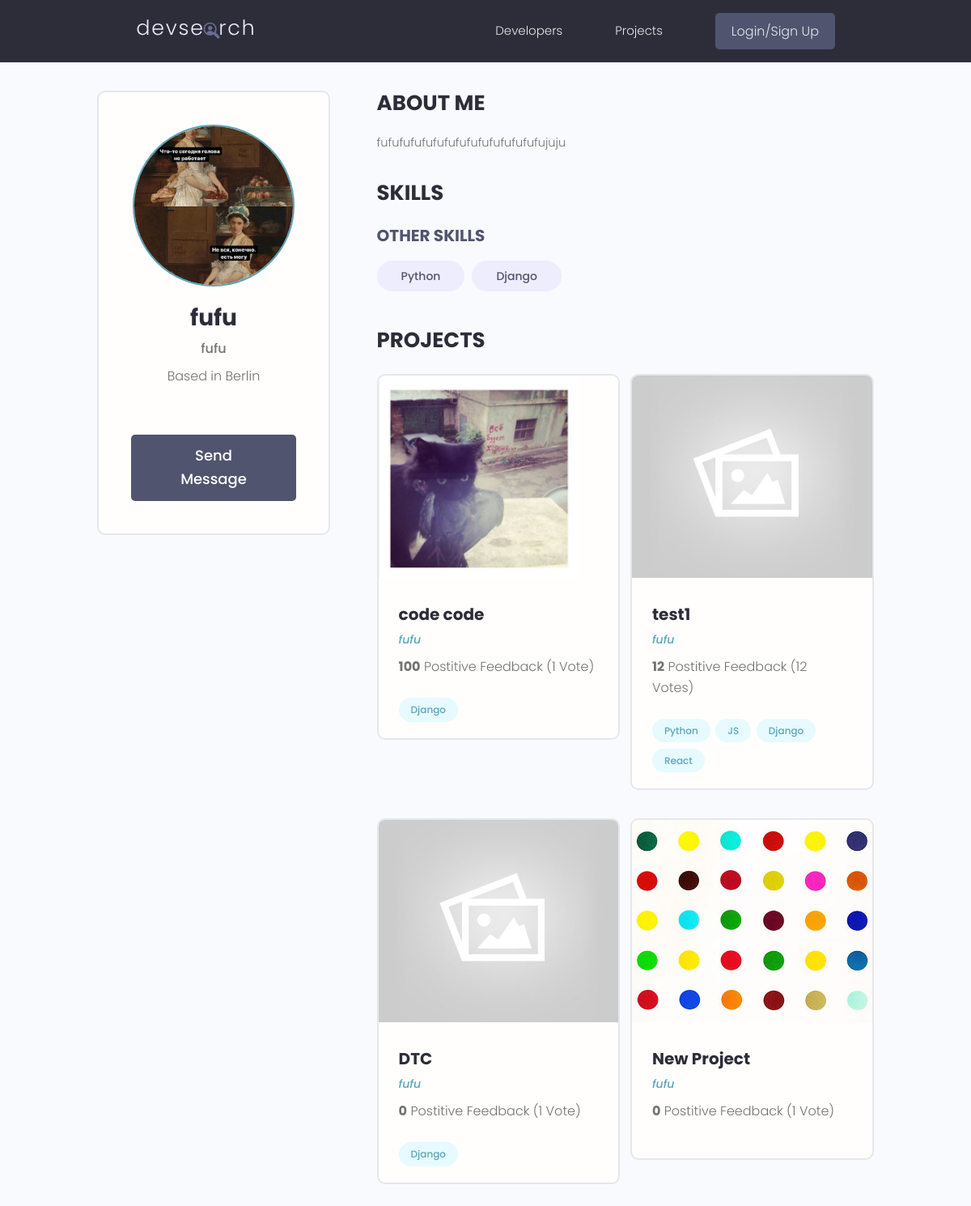
The app's page /profile/dca01acd-01c7-491f-a4ee-a05f64538bec/ with its own data.
### users/models.py (models this page shows, shortened)
class Profile(models.Model):
    user = models.OneToOneField(User, on_delete=models.CASCADE, null=True, blank=True)
    name = models.CharField(max_length=200, blank=True, null=True)
    email = models.EmailField(max_length=500, blank=True, null=True)
    username = models.CharField(max_length=200, blank=True, null=True)
    location = models.CharField(max_length=200, blank=True, null=True)
    short_info = models.CharField(max_length=200, blank=True, null=True)
    bio = models.TextField(blank=True, null=True)
    profile_image = models.ImageField(null=True, blank=True, upload_to='profiles/', default='profiles/user-default.jpg')
    social_github = models.CharField(max_length=200, blank=True, null=True)
    social_twitter = models.CharField(max_length=200, blank=True, null=True)
    social_linkedin = models.CharField(max_length=200, blank=True, null=True)
    social_youtube = models.CharField(max_length=200, blank=True, null=True)
    social_website = models.CharField(max_length=200, blank=True, null=True)
    created = models.DateTimeField(auto_now_add=True)
    id = models.UUIDField(default=uuid.uuid4, unique=True, primary_key=True, editable=False)

class Skill(models.Model):
    owner = models.ForeignKey(Profile, on_delete=models.CASCADE, null=True, blank=True)
    name = models.CharField(max_length=200, blank=True, null=True)
    description = models.TextField(null=True, blank=True)
    created = models.DateTimeField(auto_now_add=True)
    id = models.UUIDField(default=uuid.uuid4, unique=True, primary_key=True, editable=False)
    def __str__(self):
        return str(self.name)

### projects/models.py (models this page shows, shortened)
class Project(models.Model):
    owner = models.ForeignKey(Profile, null=True, blank=True, on_delete=models.SET_NULL)
    title = models.CharField(max_length=200)
    description = models.TextField(null=True, blank=True)
    featured_image = models.ImageField(null=True, blank=True, default="default.jpg")
    demo_link = models.CharField(max_length=2000, null=True, blank=True)
    source_link = models.CharField(max_length=2000, null=True, blank=True)
    tags = models.ManyToManyField('Tag', blank=True)
    vote_total = models.IntegerField(default=0, null=True, blank=True)
    vote_ratio = models.IntegerField(default=0, null=True, blank=True)
    created = models.DateTimeField(auto_now_add=True)
    id = models.UUIDField(default=uuid.uuid4, unique=True, primary_key=True, editable=False)
    class Meta:
        ordering = ['-vote_ratio', '-vote_total', 'title']

class Tag(models.Model):
    name = models.CharField(max_length=200)
    created = models.DateTimeField(auto_now_add=True)
    id = models.UUIDField(default=uuid.uuid4, unique=True, primary_key=True, editable=False)
    def __str__(self):
        return self.name

### users/views.py (the view)
# urls.py: path('profile/<str:pk>/', views.userProfile, name="user-profile" ),
def userProfile(request, pk):
    profile = Profile.objects.get(id=pk)
    topSkills = profile.skill_set.exclude(description__exact="")
    otherSkills = profile.skill_set.filter(description="")
    context = {'profile': profile, 'topSkills': topSkills, 'otherSkills': otherSkills}
    return render(request, 'users/user-profile.html', context)

### users/templates/users/user-profile.html (shortened to what this page needs)
{% extends 'main.html' %}
{% block content %}
  <main class="profile my-md">
    <div class="container">
      <div class="layout">
        <div class="column column--1of3">
          <div class="card text-center">
            <div class="card__body dev">
              <img class="avatar avatar--xl" src="{{ profile.profile_image.url}}" />
              <h2 class="dev__name">{{profile.name}}</h2>
              <p class="dev__title">{{profile.short_info}}</p>
              <p class="dev__location">Based in {{profile.location}}</p>
              {% if request.user.profile.id != profile.id %}
              <a href="{% url 'create-message' profile.id %}" class="btn btn--sub btn--lg">Send Message </a>
              {% endif %}
            </div>
          </div>
        </div>
        <div class="column column--2of3">
          <div class="devInfo">
            <h3 class="devInfo__title">About Me</h3>
            <p class="devInfo__about">
              {{profile.bio}}
            </p>
          </div>
          <div class="devInfo">
            <h3 class="devInfo__title">Skills</h3>
            <div class="devInfo__skills">
              <h3 class="devInfo__subtitle">Other Skills</h3>
              <div class="devInfo__otherSkills">
                {% for skill in otherSkills%}
                <span class="tag tag--pill tag--sub tag--lg">
                  <small>{{skill}}</small>
                </span>
                {% endfor %}
              </div>
            </div>
          </div>
          <div class="devInfo">
            <h3 class="devInfo__title">Projects</h3>
            <div class="grid grid--two">
            {% for project in profile.project_set.all %}
              <div class="column">
                <div class="card project">
                  <a href="{% url 'project' project.id %}" class="project">
                    <img class="project__thumbnail" src="{{project.featured_image.url}}" alt="project thumbnail" />
                    <div class="card__body">
                      <h3 class="project__title">{{project.title}}</h3>
                      <p><a class="project__author" href="{% url 'user-profile' project.owner.id %}">{{project.owner.name}}</a></p>
                      <p class="project--rating">
                        <span style="font-weight: bold;">{{project.vote_ratio}}</span> Postitive
                        Feedback ({{project.vote_total}} Vote{{project.vote_total|pluralize:"s"}})
                      </p>
                      <div class="project__tags">
                        {% for tag in project.tags.all %}
                        <span class="tag tag--pill tag--main">
                            <small>{{ tag }}</small>
                        </span>
                        {% endfor %}
                      </div>
                    </div>
                  </a>
                </div>
              </div>
              {% endfor %}
            </div>
          </div>
        </div>
      </div>
    </div>
  </main>
{% endblock content %}

### static/styles/app.css (style rules this page uses)
:root { --color-sub: #2d2d39; }
.btn--sub { background-color: var(--color-sub-light); }
.card { border: 2px solid var(--color-light); }
img { width: 100%; }
.profile .card > .dev { padding: 4rem; }
.dev__name { color: var(--color-sub); font-size: 2.8rem; font-weight: 700; margin-top: 1rem; margin-bottom: 0.5rem; }
.dev__title { font-size: 1.6rem; font-weight: 500; line-height: 1.3; }
.dev__location { margin-top: 1rem; }
.devInfo { margin-bottom: 3rem; }
.devInfo__title, .devInfo__subtitle { font-size: 2.6rem; color: var(--color-sub); text-transform: uppercase; font-weight: 700; margin-bottom: 1.5rem; }
.devInfo__subtitle { font-size: 2rem; color: var(--color-sub-light); }
.devInfo__about, .devSkill__info { font-size: 1.45rem; line-height: 1.7; text-align: justify; }
.project__author { font-size: 1.4rem; font-style: italic; }
.project--rating { margin-bottom: 1.6em; margin-top: .5em; }
.project__thumbnail { height: 25rem; object-fit: cover; object-position: top center; }
.project__title { font-size: 2rem; font-weight: 700; color: var(--color-sub); }

### static/uikit/styles/modules/_variables.css (style rules this page uses)
:root { --color-main: #5aa5b9; --color-main-light: #e6faff; --color-sub: #3f4156; --color-sub-light: #51546e; --color-sub-lighter: #ededfd; --color-text: #737373; --color-gray: #8b8b8b; --color-light: #e5e7eb; --color-light-gray: #767676; --color-bg: #f8fafd; --color-white: #fffefd; --color-white-light: #f3f3f3; --color-success: #359e64; --color-success-bg: #def8e8; --color-error: #fc4b0b; --color-error-bg: #fff2ee; --font-base: 'Poppins', arial, helvetica, 'Segoe UI', roboto, ubuntu, sans-serif; --font-monospace: 'Fira Code', 'Courier New', courier, monospace; --font-regular: 300; --font-medium: 500; --font-bold: 700; --generic-shadow: 1px 1px 5px #00000010; --generic-transition: all 0.3s ease-in-out; }

### static/uikit/styles/modules/_base.css (style rules this page uses)
* { margin: 0; padding: 0; box-sizing: border-box; text-rendering: optimizeLegibility; color: inherit; font-size: inherit; }
html { font-size: 50%; }
@media only screen and (min-width: 480px) { html { font-size: 56.25%; } }
@media only screen and (min-width: 1200px) { html { font-size: 62.5%; } }
body { line-height: 1.6; font-weight: 400; font-size: 1.5rem; color: var(--color-text); background-color: var(--color-bg); min-height: 100vh; }

### static/uikit/styles/modules/_typography.css (style rules this page uses)
* { font-family: var(--font-base); }
h2 { font-size: 3.6rem; font-weight: var(--font-bold); }
h3 { font-size: 3.2rem; font-weight: var(--font-medium); }
p, span, strong { font-size: 1.6rem; color: var(--color-text); font-weight: var(--font-regular); }
a { padding-bottom: 2px; text-decoration: none; display: inline-block; color: var(--color-main); font-weight: var(--font-medium); }

### static/uikit/styles/modules/_utilities.css (style rules this page uses)
.container { width: 92%; max-width: 165rem; margin: 0 auto; box-sizing: border-box; }
@media screen and (min-width: 1000px) { .container { width: 90%; } }
@media screen and (min-width: 1200px) { .container { width: 80%; } }
.text-center { text-align: center; }
.my-md { margin: 3rem auto; }

### static/uikit/styles/modules/_avatar.css (style rules this page uses)
.avatar { border-radius: 50%; border: 2px solid var(--color-main); object-fit: cover; }
.avatar--xl { height: 20rem; width: 20rem; }

### static/uikit/styles/modules/_button.css (style rules this page uses)
.btn { display: inline-block; position: relative; cursor: pointer; background-color: var(--color-light); font-weight: var(--font-medium); color: var(--color-sub); text-decoration: none; padding: 1rem 2rem; border-radius: 0.5rem; border: none; width: -webkit-fit-content; width: -moz-fit-content; width: fit-content; height: -webkit-fit-content; height: -moz-fit-content; height: fit-content; font-size: 1.6rem; outline-width: 0; outline-color: transparent; -webkit-backface-visibility: hidden; backface-visibility: hidden; transition: all 0.3s ease-in-out; }
.btn--sub { background-color: var(--color-sub); color: var(--color-white); }
.btn--lg { font-size: 1.8rem; padding: 1.2rem 4.5rem; }

### static/uikit/styles/modules/_card.css (style rules this page uses)
.card { border-radius: 1rem; background-color: var(--color-white); border: 1.5px solid var(--color-light); width: auto; height: auto; margin-top: 0.5rem; margin-bottom: 0.5rem; overflow: hidden; }
.card__body, .card__header { padding: 2rem 2.5rem; }

### static/uikit/styles/modules/_grid.css (style rules this page uses)
.grid { display: flex; flex-wrap: wrap; justify-content: flex-start; align-items: stretch; }
.grid > .column { min-width: 28rem; margin-bottom: 2.5rem; }
.grid--two > .column { flex-basis: 100%; }
@media screen and (min-width: 800px) { .grid--two { margin-right: -2%; } }
@media screen and (min-width: 800px) { .grid--two > .column { margin-right: 2%; } }
@media screen and (min-width: 800px) { .grid--two > .column { flex-basis: 48%; } }

### records on screen
Profile: profile_image (picture), name "fufu", short_info "fufu", location "Berlin", bio "fufufufufufufufufufufufufufufujuju"
Skill: name "Python"
Skill: name "Django"
Project: featured_image (picture), title "code code", owner.name "fufu", vote_ratio "100", vote_total "1"
Tag: name "Django"
Project: featured_image (placeholder picture), title "test1", owner.name "fufu", vote_ratio "12", vote_total "12"
Tag: name "Python"
Tag: name "JS"
Tag: name "React"
Project: featured_image (placeholder picture), title "DTC", owner.name "fufu", vote_ratio "0", vote_total "1"
Project: featured_image (picture), title "New Project", owner.name "fufu", vote_ratio "0", vote_total "1"
